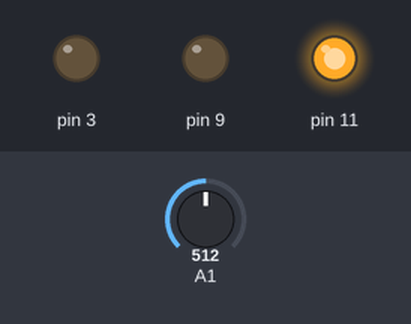
A sketch run on a simulated Arduino Uno, built with avr-gcc and run on an emulated ATmega328P. Parts: output pins drawn as LEDs (lit = HIGH). The inputs (shaded band) are chosen by the test bench; at power-on: A1 = 512.

Above: at 1.2 s.
1.3 s: A1 set to 567
2.8 s: A1 set to 593
At 3.4 s:
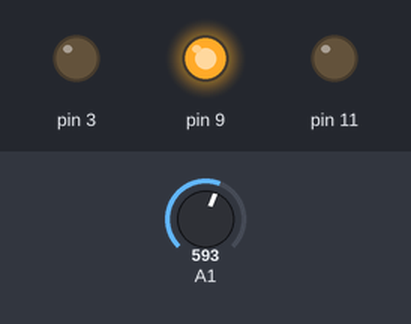
4.3 s: A1 set to 306
At 4.6 s:
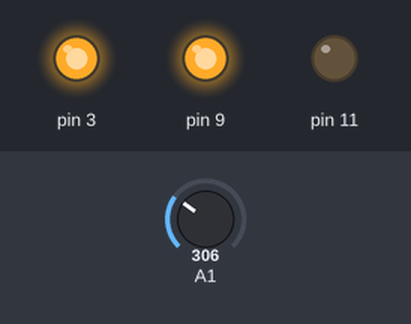
5.8 s: A1 set to 425
7.3 s: A1 set to 448
At 8.3 s:
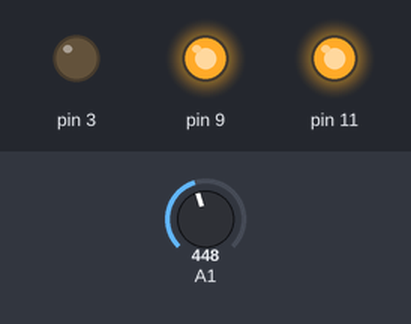
8.8 s: A1 set to 716
At 9.6 s:
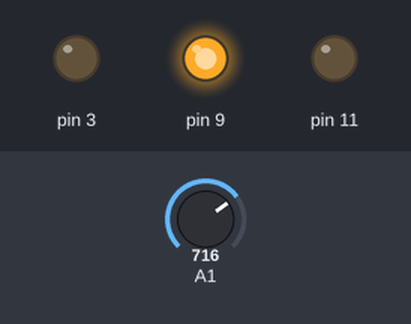
Timing chart, 0 to 11.3 s (numbered marks = the images above; inputs shaded):
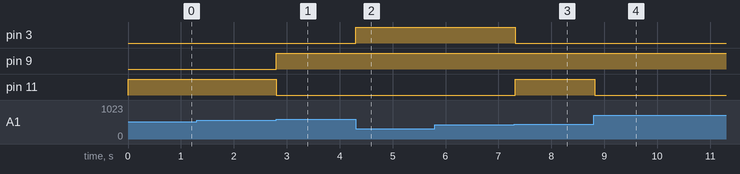

Measured:
- the behaviour switches between 584 and 585 on A1 (found by bisection; images 0 and 1)
- the behaviour switches between 438 and 439 on A1 (found by bisection; images 2 and 3)
- after the input at 1.3 s, every drawn part: stays the same
- after the input at 2.8 s, pin 9: LOW → HIGH at once; pin 11: HIGH → LOW at once
- after the input at 4.3 s, pin 3: LOW → HIGH at once
- after the input at 5.8 s, every drawn part: stays the same
- after the input at 7.3 s, pin 3: HIGH → LOW at once; pin 11: LOW → HIGH at once
- after the input at 8.8 s, pin 11: HIGH → LOW at once

The sketch:

DISCO_LIGHT.ino
```cpp
void setup() {
 pinMode(5,INPUT);

}

void loop() {

int n = analogRead(A1);
int i=0;
i = map(n,0,1023,0,7);
//int a=0;  int i=0;
//int d = digitalRead(13);
//for(int i =0;i<6;){

//  int bs = digitalRead(13);
  // if(bs==HIGH){
    //i++;

 switch(i)
{ case 0 : pinMode(11,INPUT);
 pinMode(9,OUTPUT);
 pinMode(3,OUTPUT);
 digitalWrite(9, LOW);
 digitalWrite(3,HIGH);

delay(100);
break;


 case 1 :
 pinMode(3,INPUT);
 pinMode(9,OUTPUT);
 pinMode(11,OUTPUT);
 digitalWrite(9, LOW);
 digitalWrite(11,HIGH);

delay(100);
break;

  case 2 :
 pinMode(9,INPUT);
 pinMode(3,OUTPUT);
 pinMode(11,OUTPUT);
 digitalWrite(3, HIGH);
 digitalWrite(11,LOW);

delay(100);
break;

 case 3 :
 pinMode(9,INPUT);
 pinMode(3,OUTPUT);
 pinMode(11,OUTPUT);
 digitalWrite(3, LOW);
 digitalWrite(11,HIGH);

delay(100);
break;

case 4 :
 pinMode(3,INPUT);
 pinMode(11,OUTPUT);
 pinMode(9,OUTPUT);
 digitalWrite(9, HIGH);
 digitalWrite(11,LOW);

delay(100);
break;

 case 5 :
 pinMode(11,INPUT);
 pinMode(9,OUTPUT);
 pinMode(3,OUTPUT);
 digitalWrite(9, HIGH);
 digitalWrite(3,LOW);

delay(100);
break;


}
}
```
